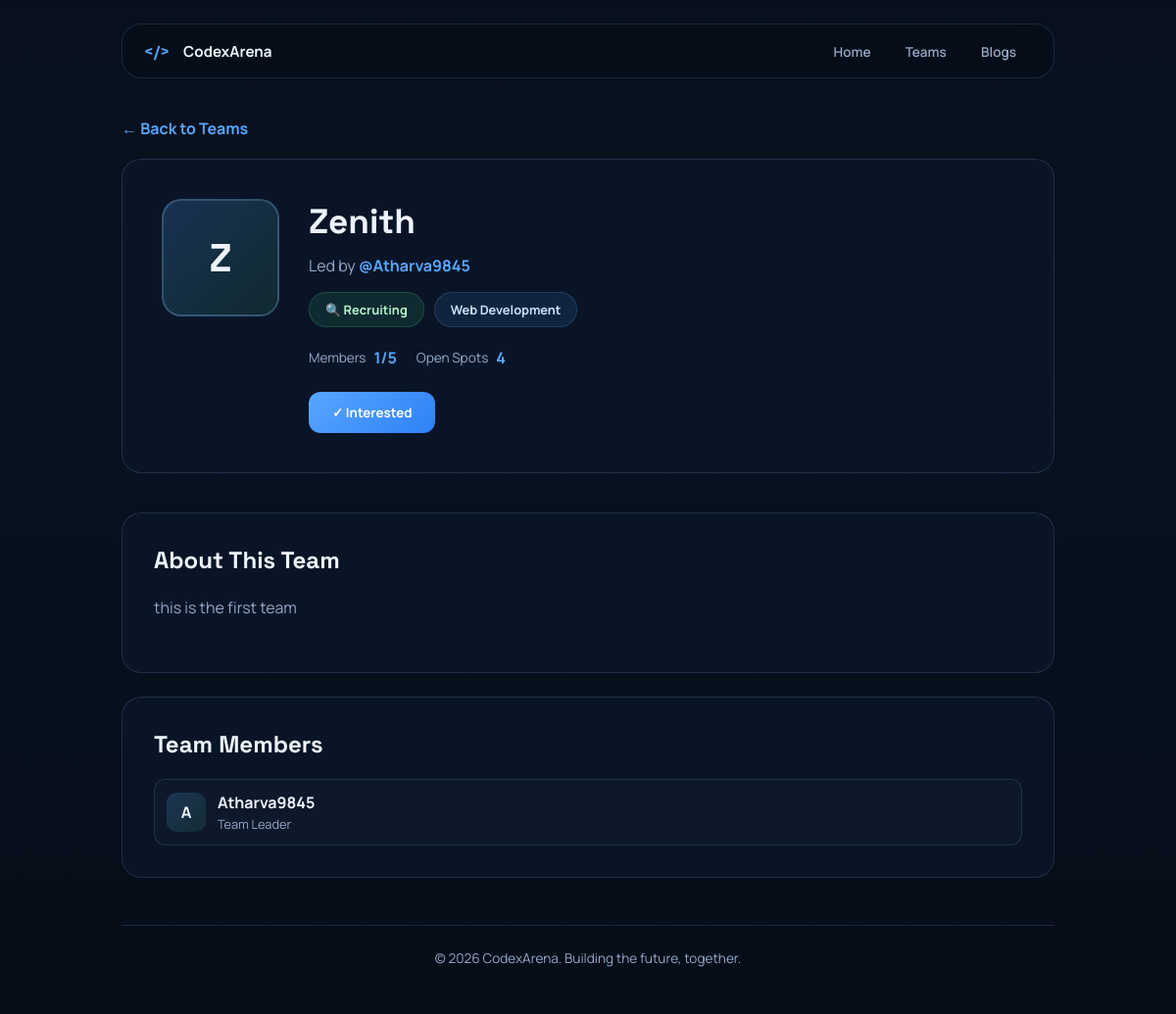
Page /teams/2/ (signed in) on the committed database.
### accounts/models.py (models this page shows, shortened)
class Team(models.Model):
    STATUS_CHOICES = [
        ("recruiting", "🔍 Recruiting"),
        ("full",       "✓ Full"),
        ("closed",     "✕ Closed"),
    ]
    CATEGORY_CHOICES = [
        ("web",      "Web Development"),
        ("mobile",   "Mobile App"),
        ("ai-ml",    "AI/ML"),
        ("backend",  "Backend"),
        ("devops",   "DevOps"),
        ("design",   "Design"),
        ("other",    "Other"),
    ]
    name             = models.CharField(max_length=200)
    description      = models.TextField()
    category         = models.CharField(max_length=30, choices=CATEGORY_CHOICES, default="other")
    status           = models.CharField(max_length=15, choices=STATUS_CHOICES, default="recruiting")
    skills_required  = models.CharField(max_length=500, blank=True, default="")  # comma-separated
    members_needed   = models.PositiveSmallIntegerField(default=2, help_text="Target team size")
    leader           = models.ForeignKey(User, on_delete=models.CASCADE, related_name="teams_led")
    members          = models.ManyToManyField(User, blank=True, related_name="teams_in", through="TeamMember")
    pending_invites  = models.ManyToManyField(User, blank=True, related_name="team_invites", through="TeamInvite")
    created_at       = models.DateTimeField(auto_now_add=True)
    updated_at       = models.DateTimeField(auto_now=True)
    class Meta:
        ordering = ["-created_at"]
    @property
    def members_count(self):
        return self.members.count() + 1  # +1 for leader
    @property
    def skills_list(self):
        return [s.strip() for s in self.skills_required.split(",") if s.strip()]
    @property
    def open_slots(self):
        return max(0, self.members_needed - self.members_count)

### accounts/views.py (the view)
# urls.py: path("teams/<int:team_id>/",    views.team_detail_view, name="team_detail"),
@login_required(login_url="/login/")
def team_detail_view(request, team_id):
    team = get_object_or_404(Team, id=team_id)
    members = team.members.all()
    is_leader = request.user == team.leader
    is_member = request.user in members
    has_pending_invite = TeamInvite.objects.filter(team=team, user=request.user, status="pending").exists()
    ctx = {
        "team":               team,
        "members":            members,
        "is_leader":          is_leader,
        "is_member":          is_member,
        "has_pending_invite": has_pending_invite,
    }
    return render(request, "team_detail.html", ctx)

### templates/team_detail.html (shortened to what this page needs)
{% load static %}<!DOCTYPE html>
<html lang="en">
<head>
</head>
<body>
<div class="page-shell">
  <header>
    <a href="/" class="brand" style="flex: 1;">
      <span style="font-family: Space Grotesk; font-weight: 800; color: var(--accent);">&lt;/&gt;</span>
      <strong style="font-size: 0.95rem;">CodexArena</strong>
    </a>
    <nav>
      <a href="/">Home</a>
      <a href="/teams/">Teams</a>
      <a href="/blogs/">Blogs</a>
    </nav>
  </header>
  <a href="/teams/" class="back-link">← Back to Teams</a>
  <div class="team-hero">
    <div class="team-header-content">
      <div class="team-avatar">{{ team.name|first }}</div>
      <div class="team-info" style="flex: 1;">
        <h1>{{ team.name }}</h1>
        <p style="color: var(--muted); margin-bottom: 16px;">Led by <strong style="color: var(--accent);">@{{ team.leader.username }}</strong></p>
        <div class="badges">
          <span class="badge" style="background: rgba(74,222,128,0.1); border-color: rgba(74,222,128,0.2); color: #b8f7ce;">{{ team.get_status_display }}</span>
          <span class="badge">{{ team.get_category_display }}</span>
        </div>
        <div class="team-meta">
          <div class="meta-item">
            <span class="meta-label">Members</span>
            <span class="meta-value">{{ team.members_count }}/{{ team.members_needed }}</span>
          </div>
          <div class="meta-item">
            <span class="meta-label">Open Spots</span>
            <span class="meta-value">{{ team.open_slots }}</span>
          </div>
        </div>
        {% if user.is_authenticated and user != team.leader and user not in team.members.all %}
        <button class="btn btn-primary">✓ Interested</button>
        {% endif %}
      </div>
    </div>
  </div>
  <div class="section">
    <h2>About This Team</h2>
    <p class="description">{{ team.description }}</p>
  </div>
  <div class="section">
    <h2>Team Members</h2>
    <div class="members-list">
      <div class="member-item">
        <div class="member-avatar">{{ team.leader.first_name|first|default:team.leader.username|first }}</div>
        <div class="member-info" style="flex: 1;">
          <h4>{{ team.leader.get_full_name|default:team.leader.username }}</h4>
          <p class="member-role">Team Leader</p>
        </div>
      </div>
    </div>
  </div>
  <footer>
    <p>© 2026 CodexArena. Building the future, together.</p>
  </footer>
</div>
</body>
</html>

### templates/team_detail.html (style rules this page uses)
:root { --bg: #07111f; --panel: rgba(11, 24, 43, 0.78); --line: rgba(125, 161, 210, 0.18); --line-strong: rgba(125, 161, 210, 0.32); --text: #edf4ff; --muted: #94a8c6; --accent: #58a6ff; --accent-strong: #2f81f7; --green: #4ade80; }
* { box-sizing: border-box; margin: 0; padding: 0; }
html { scroll-behavior: smooth; }
body { font-family: "Manrope", sans-serif; background: linear-gradient(180deg, #08101d 0%, #07111f 45%, #050d18 100%); color: var(--text); overflow-x: hidden; }
.page-shell { position: relative; z-index: 1; max-width: 1000px; margin: 0 auto; padding: 24px; }
header { position: sticky; top: 18px; z-index: 20; display: flex; align-items: center; justify-content: space-between; gap: 20px; padding: 16px 22px; background: rgba(5, 13, 24, 0.7); border: 1px solid var(--line); border-radius: 20px; backdrop-filter: blur(18px); margin-bottom: 40px; }
.brand { display: inline-flex; align-items: center; gap: 14px; text-decoration: none; color: var(--text); }
nav a { padding: 9px 16px; border-radius: 14px; text-decoration: none; color: var(--muted); font-weight: 600; font-size: 0.85rem; transition: 0.2s; }
.team-hero { background: var(--panel); border: 1px solid var(--line); border-radius: 20px; padding: 40px; margin-bottom: 40px; backdrop-filter: blur(12px); }
.team-header-content { display: flex; gap: 30px; align-items: start; }
.team-avatar { width: 120px; height: 120px; border-radius: 20px; display: grid; place-items: center; font-family: "Space Grotesk", sans-serif; font-weight: 700; font-size: 2.5rem; background: linear-gradient(135deg, rgba(88,166,255,0.2), rgba(74,222,128,0.1)); border: 2px solid var(--line-strong); flex-shrink: 0; }
.team-info h1 { font-family: "Space Grotesk", sans-serif; font-size: 2.2rem; margin-bottom: 12px; }
.team-meta { display: flex; gap: 20px; margin: 16px 0 24px; flex-wrap: wrap; }
.meta-item { display: flex; align-items: center; gap: 8px; }
.meta-label { color: var(--muted); font-size: 0.85rem; }
.meta-value { color: var(--accent); font-weight: 700; }
.badges { display: flex; gap: 10px; margin-bottom: 20px; flex-wrap: wrap; }
.badge { padding: 8px 16px; border-radius: 999px; font-size: 0.8rem; font-weight: 700; border: 1px solid rgba(88,166,255,0.2); background: rgba(88,166,255,0.1); color: #c9e2ff; }
.section { background: var(--panel); border: 1px solid var(--line); border-radius: 20px; padding: 32px; margin-bottom: 24px; backdrop-filter: blur(12px); }
.section h2 { font-family: "Space Grotesk", sans-serif; font-size: 1.5rem; margin-bottom: 20px; color: var(--text); }
.description { color: var(--muted); line-height: 1.7; margin-bottom: 20px; }
.members-list { display: grid; gap: 12px; }
.member-item { display: flex; align-items: center; gap: 12px; padding: 12px; background: rgba(255,255,255,0.02); border-radius: 12px; border: 1px solid var(--line); }
.member-avatar { width: 40px; height: 40px; border-radius: 10px; display: grid; place-items: center; background: linear-gradient(135deg, rgba(88,166,255,0.2), rgba(74,222,128,0.1)); font-weight: 700; flex-shrink: 0; }
.member-info h4 { margin-bottom: 2px; }
.member-role { font-size: 0.8rem; color: var(--muted); }
.btn { display: inline-flex; align-items: center; gap: 10px; padding: 12px 24px; border-radius: 12px; font-weight: 700; text-decoration: none; transition: 0.2s; border: none; cursor: pointer; font-family: inherit; }
.btn-primary { background: linear-gradient(135deg, var(--accent), var(--accent-strong)); color: white; }
.back-link { display: inline-flex; align-items: center; gap: 8px; margin-bottom: 20px; color: var(--accent); text-decoration: none; font-weight: 700; }
footer { margin-top: 48px; padding: 24px; border-top: 1px solid var(--line); text-align: center; color: var(--muted); font-size: 0.85rem; }

### rows in the picture
Team: name|first "Z", name "Zenith", leader.username "Atharva9845", status "🔍 Recruiting", category "Web Development", members_count "1", members_needed "5", open_slots "4", description "this is the first team", leader.first_name|first "A", leader.get_full_name "Atharva9845"
